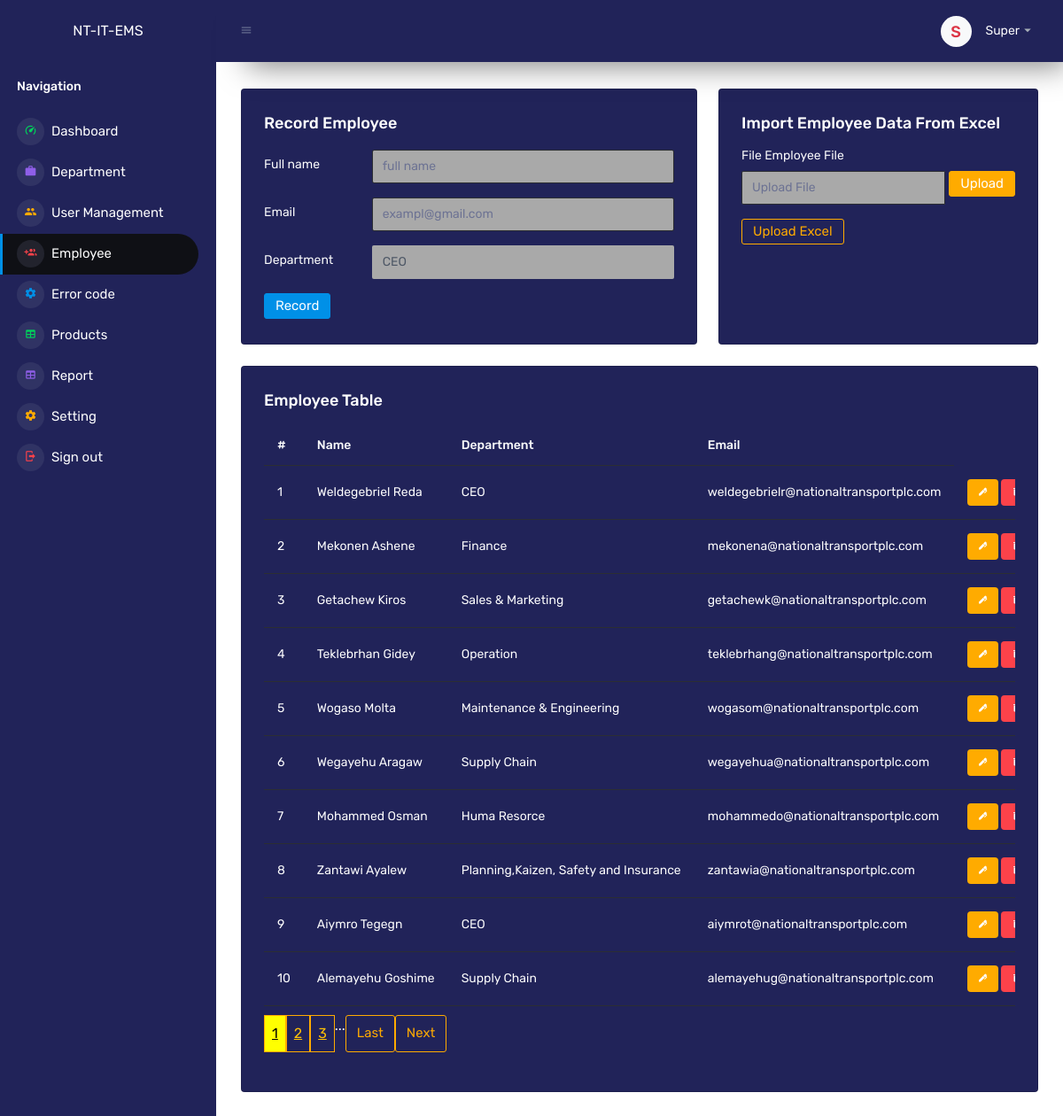
The app's page /dashboard/employee.php (signed in) with its own data.
### tables this page shows
CREATE TABLE `users` (
  `uid` int(11) NOT NULL,
  `username` varchar(50) NOT NULL,
  `password` longtext NOT NULL,
  `dep` varchar(255) NOT NULL,
  `last_login` timestamp NOT NULL DEFAULT current_timestamp() ON UPDATE current_timestamp(),
  `status` char(1) NOT NULL DEFAULT '1',
  `profile` longtext NOT NULL
);

CREATE TABLE `employee` (
  `id` int(11) NOT NULL,
  `name` varchar(255) NOT NULL,
  `dep` varchar(255) NOT NULL,
  `email` varchar(255) NOT NULL
);

### dashboard/employee.php (the view, shortened to what this page needs)
<?php
$uid = $_SESSION['userinfo'];
$connect = new dbConnect();
$db = $connect->dbConnection();
$stm = $db->prepare("SELECT * FROM users WHERE uid='$uid'");
$stm->execute();
$userInfo = $stm->fetch(PDO::FETCH_ASSOC);
$results_per_page = 10;
if (!isset($_GET['page'])) {
  $page = 1;
} else {
  $page = $_GET['page'];
}
$starting_limit = ($page - 1) * $results_per_page;
?>
<!DOCTYPE html>
<html lang="en">
<head>
    <link rel="stylesheet" href="../assets/vendors/mdi/css/materialdesignicons.min.css">
    <link rel="stylesheet" href="../assets/vendors/css/vendor.bundle.base.css">
    <link rel="stylesheet" href="../assets/vendors/jvectormap/jquery-jvectormap.css">
    <link rel="stylesheet" href="../assets/vendors/flag-icon-css/css/flag-icon.min.css">
    <link rel="stylesheet" href="../assets/vendors/owl-carousel-2/owl.carousel.min.css">
    <link rel="stylesheet" href="../assets/vendors/owl-carousel-2/owl.theme.default.min.css">
    <link rel="stylesheet" href="../assets/css/style.css">
</head>
<body>
    <div class="container-scroller">
        <?php include 'sidebar.php'; ?>
        <div class="container-fluid page-body-wrapper">
            <?php include '_navbar.php'; ?>
<div class="main-panel">
    <div class="content-wrapper" style="background-color: #ffff;">
        <div class="row">
            <div class="col-md-7 grid-margin stretch-card">
                <div class="card" style="background-color: #212359; color: #ffff;">
                    <div class="card-body">
                        <h4 class="card-title"><?php echo isset($_GET['id']) ? "Update Employee Record" : "Record  Employee" ?></h4>
                        <form class="forms-sample" action="<?php echo isset($_GET['id']) ? "../backend/employeeRecord.php" : "../backend/employeeRecord.php" ?>" method="post" enctype="multipart/form-data">
                            <div class="form-group row">
                                <label for="exampleInputUsername2" class="col-sm-3 col-form-label">Full name</label>
                                <div class="col-sm-9">
                                    <input type="text" class="form-control" style="background-color: darkgray;" id="exampleInputUsername2" name="fname" placeholder="full name" value="<?php echo isset($_GET['id']) ? $employeeData['name'] : '' ?>">
                                </div>
                            </div>
                            <div class="form-group row">
                                <label for="exampleInputUsername2" class="col-sm-3 col-form-label">Email</label>
                                <div class="col-sm-9">
                                    <input type="email" class="form-control" style="background-color: darkgray;" id="exampleInputUsername2" name="email" placeholder="exampl@gmail.com" value="<?php echo isset($_GET['id']) ? $employeeData['email'] : '' ?>">
                                </div>
                            </div>
                            <div class="form-group row">
                                <label for="exampleInputUsername2" class="col-sm-3 col-form-label">Department</label>
                                <div class="col-sm-9">
                                    <select name="dep" id="" style="background-color: darkgray;" class="form-control">
                                        <?php
                                        $stm = $db->prepare("SELECT * FROM department");
                                        $stm->execute();
                                        foreach ($stm->fetchAll() as $item) { ?>
                                            <option value="<?php echo $item['dep'] ?>" <?php if (isset($_GET['id'])) {
                                                                                            echo $employeeData['dep'] === $item['dep'] && 'selected';
                                                                                        }
                                                                                        ?>><?php echo $item['dep'] ?></option>
                                        <?php
                                        }
                                        ?>
                                    </select>
                                </div>
                            </div>
                            <button type="submit" class="btn btn-primary me-2"><?php echo isset($_GET['id']) ? "Update Record" : "Record" ?></button>
                        </form>
                    </div>
                </div>
            </div>
            <div class="col-md-5 grid-margin stretch-card">
                <div class="card" style="background-color: #212359; color: #ffff;">
                    <div class="card-body">
                        <h4 class="card-title">Import Employee Data from Excel</h4>
                        <form action="../backend/importEmployee.php" method="post" enctype="multipart/form-data">
                            <div class="form-group">
                                <label>File Employee File</label>
                                <div class="input-group col-xs-12">
                                    <input type="text" class="form-control file-upload-info" disabled placeholder="Upload File" style="background-color:darkgray; margin-right: 5px;">
                                    <span class="input-group-append">
                                        <button class="file-upload-browse btn btn-warning" type="button">Upload</button>
                                    </span>
                                </div>
                            </div>
                            <button type="submit" class="btn btn-outline-warning me-2">Upload Excel</button>
                        </form>
                    </div>
                </div>
            </div>
        </div>
        <div class="col-lg-12 grid-margin stretch-card">
            <div class="card" style="background-color: #212359; color: #ffff;">
                <div class="card-body">
                    <h4 class="card-title">Employee Table</h4>
                    <div class="table-responsive">
                        <table class="table" style="color: #ffff;">
                            <thead>
                                <tr>
                                    <th class="text-light">#</th>
                                    <th class="text-light">Name</th>
                                    <th class="text-light">Department</th>
                                    <th class="text-light">Email</th>
                                </tr>
                            </thead>
                            <tbody>
                                <?php
                                $no = 0;
                                $stm = $db->prepare("SELECT * FROM employee LIMIT $starting_limit, $results_per_page");
                                $stm->execute();
                                foreach ($stm->fetchAll() as $i => $row) {
                                    $no = $no + 1;
                                ?>
                                    <tr>
                                        <td><?php echo $no ?></td>
                                        <td><?php echo $row['name'] ?></td>
                                        <td><?php echo $row['dep'] ?></td>
                                        <td><?php echo $row['email'] ?></td>
                                        <td><a href="employee.php?id=<?php echo $row['id'] ?>">
                                                <label class="badge badge-warning pointer"><i class="mdi mdi-pen"></i></label></a>
                                            <a href="../backend/removeItemEmployee.php?id=<?php echo $row['id'] ?>">
                                                <label class="badge badge-danger pointer"><i class="mdi mdi-delete-forever"></i></label></a>
                                        </td>
                                    </tr>
                                <?php
                                }
                                ?>
                            </tbody>
                        </table>
                    </div>
                      <?php
                      require('pagination.php');
                      ?>
                </div>
            </div>
        </div>
    </div>
</div>
</div>
</div>
</body>
</html>

### dashboard/_navbar.php (shortened to what this page needs)
<nav class="navbar p-0 fixed-top d-flex flex-row" style="background-color: #212359; color: #ffff">
    <div class="navbar-menu-wrapper flex-grow d-flex align-items-stretch">
        <button class="navbar-toggler navbar-toggler align-self-center" type="button" data-toggle="minimize">
            <span class="mdi mdi-menu"></span>
        </button>
        <ul class="navbar-nav navbar-nav-right">
            <li class="nav-item dropdown">
                <a class="nav-link" id="profileDropdown" href="#" data-bs-toggle="dropdown">
                    <div class="navbar-profile">
                        <?php
                         if ($userInfo['profile']) {
                             echo '<img class="img-xs rounded-circle" src="' . $userInfo['profile'] . '" alt="">';
                         } else {
                             $words = explode(" ", $userInfo['username']);
                             $fullName = "";
                             foreach ($words as $w) {
                                 $fullName .= mb_substr($w, 0, 1);
                             }
                         ?>
                             <div class="img-xs rounded-circle no-profile bg-light text-danger text-center">
                                 <h4 style="margin-top: 8px;"><?php echo strtoupper($fullName); ?></h4>
                             </div>
                        <?php
                         }
                         ?>
                        <p class="mb-0 d-none d-sm-block navbar-profile-name"><?php echo ucwords($userInfo['username']); ?></p>
                        <i class="mdi mdi-menu-down d-none d-sm-block"></i>
                    </div>
                </a>
            </li>
        </ul>
    </div>
</nav>

### records on screen
users: username "Super"
employee: name "Weldegebriel Reda", dep "CEO", email "weldegebrielr@nationaltransportplc.com"
employee: name "Mekonen Ashene", dep "Finance", email "mekonena@nationaltransportplc.com"
employee: name "Getachew Kiros", dep "Sales & Marketing", email "getachewk@nationaltransportplc.com"
employee: name "Teklebrhan Gidey", dep "Operation", email "teklebrhang@nationaltransportplc.com"
employee: name "Wogaso Molta", dep "Maintenance & Engineering", email "wogasom@nationaltransportplc.com"
employee: name "Wegayehu Aragaw", dep "Supply Chain", email "wegayehua@nationaltransportplc.com"
employee: name "Mohammed Osman", dep "Huma Resorce", email "mohammedo@nationaltransportplc.com"
employee: name "Zantawi Ayalew", dep "Planning,Kaizen, Safety and Insurance", email "zantawia@nationaltransportplc.com"
employee: name "Aiymro Tegegn", dep "CEO", email "aiymrot@nationaltransportplc.com"
employee: name "Alemayehu Goshime", dep "Supply Chain", email "alemayehug@nationaltransportplc.com"

### other values on screen
$fullName "S"
form field dep "CEO"
